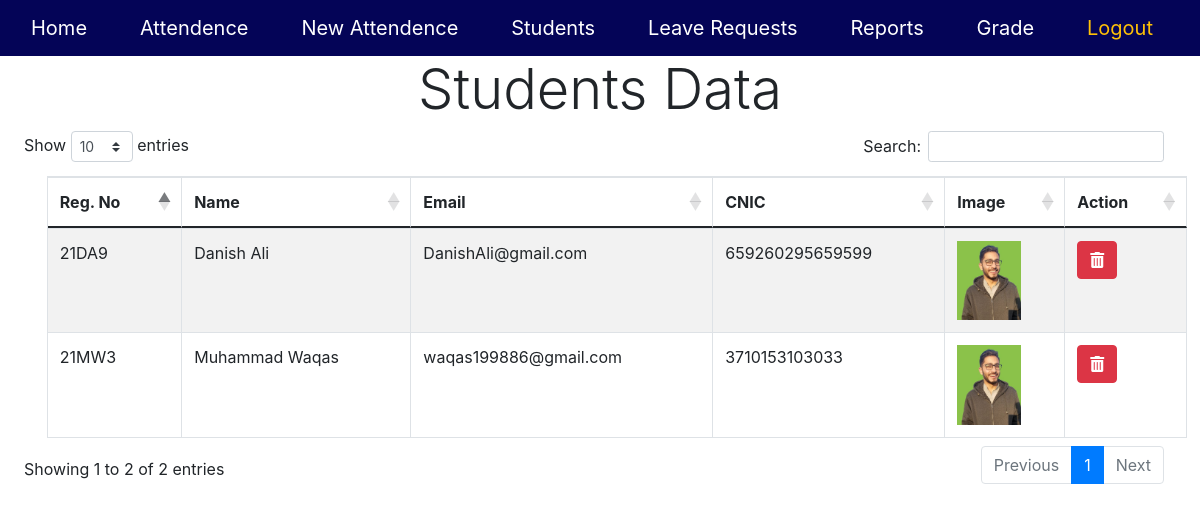
/adminPanel/Students/, run on the app's committed database.
### UserPanel/models.py (models this page shows, shortened)
class Student(models.Model):
    std_reg=models.CharField(max_length=5,primary_key=True)
    std_name=models.CharField(max_length=150,blank=False)
    std_email=models.EmailField(blank=False)
    std_password=models.CharField(max_length=20)
    std_cnic=models.CharField(max_length=150,unique=True)
    std_image=models.ImageField(upload_to='upload/',blank=False)

### AdminPanel/views.py (the view)
# urls.py: path('Students/',Students,name='Students'),
def Students(request):
    students=Student.objects.all()
    return render(request,'admin/Students.html',{'Students':students})

### templates/admin/Students.html (shortened to what this page needs)
{% extends "admin/admintemp.html" %}
{% load static %}
{% block body%}
    <h1 class="display-4 center" >Students Data</h1>
    <div style="width: 95%; margin-left:2%;">
        <table id="showTable" class="table table-striped table-bordered" style="width: 100%;margin-left:2%;">
            <thead>
                <th>Reg. No</th>
                <th>Name</th>
                <th>Email</th>
                <th>CNIC</th>
                <th>Image</th>
                <th>Action</th>
            </thead>
            <tbody>
                {% for rec in  Students %}
                        <tr>
                            <td>{{ rec.std_reg }}</td>
                            <td>{{ rec.std_name }}</td>
                            <td>{{ rec.std_email }}</td>
                            <td>{{ rec.std_cnic }}</td>
                            <td><img src="{{ rec.std_image.url }}" class="img-fluid" height="64" width="64" alt="image"></td>
                            <td>
                                <a href="{% url 'delStudent' rec.std_reg%}" class="btn btn-danger"><i class="fas fa-trash-alt"></i></a>
                            </td>
                        </tr>
                {% endfor %}
            </tbody>
        </table>
    </div>
{% endblock %}

### templates/admin/admintemp.html (shortened to what this page needs)
{% load static %}
<!DOCTYPE html>
<html lang="en">
<head>
<link rel="stylesheet" type="text/css" href="{% static '/css/admin.css' %}">
<link rel="stylesheet" href="https://cdnjs.cloudflare.com/ajax/libs/twitter-bootstrap/5.0.1/css/bootstrap.min.css">
<link rel="stylesheet" href="https://cdnjs.cloudflare.com/ajax/libs/font-awesome/5.15.3/css/all.min.css">
<link rel="stylesheet" href="https://cdnjs.cloudflare.com/ajax/libs/twitter-bootstrap/4.5.2/css/bootstrap.css">
<link rel="stylesheet" href="https://cdn.datatables.net/1.10.22/css/dataTables.bootstrap4.min.css">
</head>
<body>
    <nav class="navbar navbar-dark nav-color ">
        <div class="container-fluid">
            <a class="navbar-brand" href="{% url 'AdminDashHome' %}">Home</a>
            <a class="navbar-brand" href="{% url 'AdminviewAttendence' %}">Attendence</a>
            <a class="navbar-brand" href="{% url 'newAttendence' %}">New Attendence</a>
            <a class="navbar-brand" href="{% url 'Students' %}">Students</a>
            <a class="navbar-brand" href="{% url 'LeaveRequestShow' %}">Leave Requests</a>
            <a class="navbar-brand" href="{% url 'reportInput' %}">Reports</a>
            <a class="navbar-brand" href="{% url 'grade' %}">Grade</a>
            <a class="navbar-brand text-warning" href="{% url 'AdminLogout' %}">Logout</a>
        </div>
    </nav>
    {% block body %}
    {% endblock %}
</body>
</html>

### static/css/admin.css (style rules this page uses)
.center { text-align: center; }
.nav-color { background-color:rgb(4, 4, 87); }

### data on the page
Student: std_reg "21MW3", std_name "Muhammad Waqas", std_email "waqas199886@gmail.com", std_cnic "3710153103033", std_image (picture)
Student: std_reg "21DA9", std_name "Danish Ali", std_email "DanishAli@gmail.com", std_cnic "659260295659599", std_image (picture)
